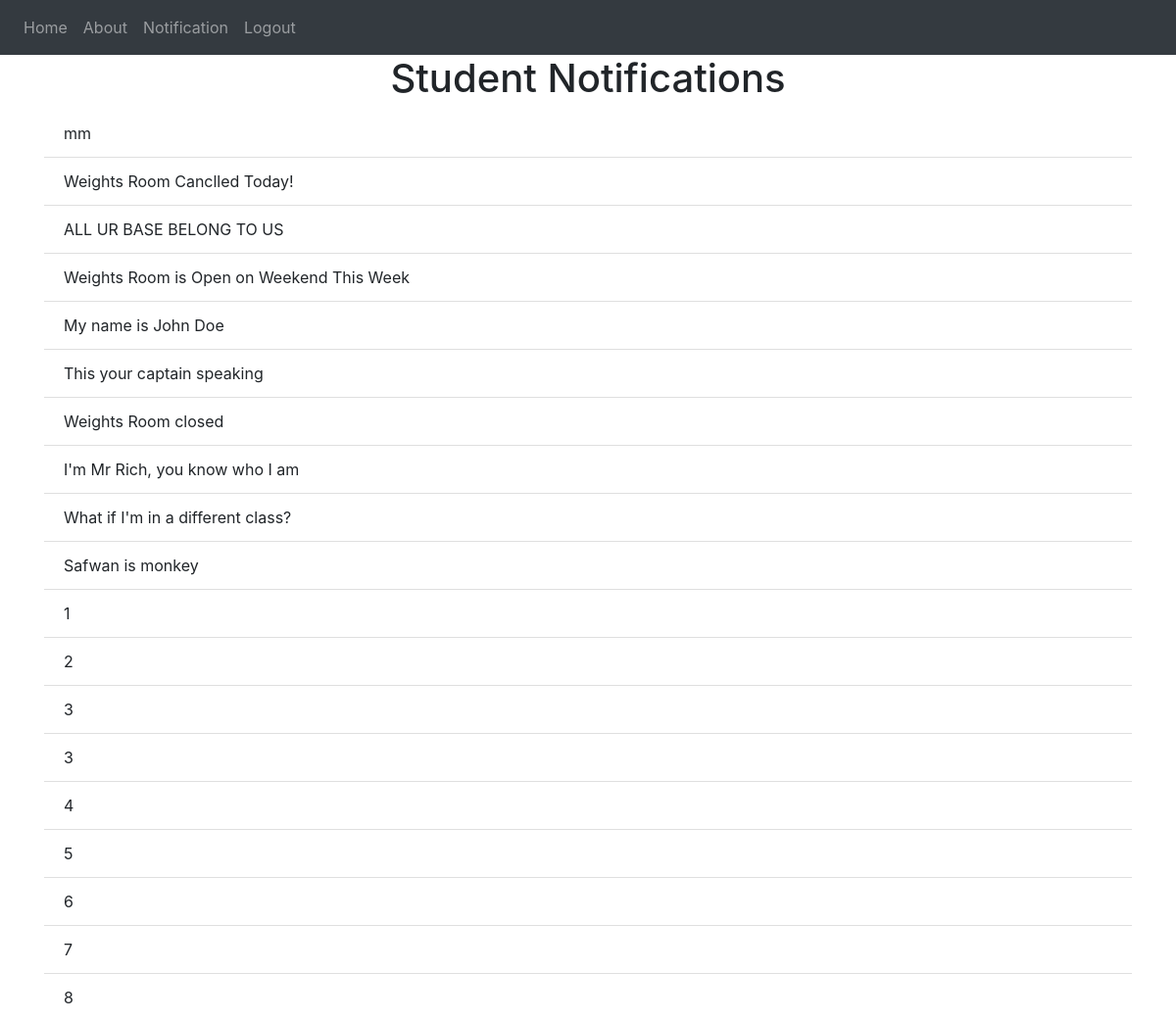
The app's page / (signed in) with its own data.
### website/models.py (models this page shows)
class Note(db.Model):
    id = db.Column(db.Integer, primary_key=True)
    data = db.Column(db.String(10000))
    date = db.Column(db.DateTime(timezone=True), default=func.now())
    user_id = db.Column(db.Integer, db.ForeignKey('user.id'))

### website/views.py (the view)
@views.route('/', methods=['GET', 'POST'])
@login_required
def home():
    if current_user.email == 'youshasafwan@gmail.com':
        if request.method == 'POST':
            note_content = request.form.get('note')
            if len(note_content) < 1:
                flash('Notification is too short!', category='error')
            else:
                if current_user.email == 'youshasafwan@gmail.com':
                    users = User.query.all()
                    for user in users:
                        new_note = Note(data=note_content, user_id=user.id)
                        db.session.add(new_note)
                else:
                    new_note = Note(data=note_content, user_id=current_user.id)
                    db.session.add(new_note)
                db.session.commit()
                flash('Notification added!', category='success')
        return render_template("home.html", user=current_user)
    else:
        return render_template("homeA.html", user=current_user)

### website/__init__.py (called while the page is built)
def create_app():
    app = Flask(__name__)
    app.config['SECRET_KEY'] = 'sussy'
    app.config['SQLALCHEMY_DATABASE_URI'] = f'sqlite:///{DB_NAME}'
    db.init_app(app)
    from .views import views
    from .auth import auth
    from .about import about
    from .notification import notification
    app.register_blueprint(views, url_prefix='/')
    app.register_blueprint(auth, url_prefix='/')
    app.register_blueprint(about, url_prefix='/')
    app.register_blueprint(notification, url_prefix='/')
    from .models import User, Note, Notification
    with app.app_context():
        db.create_all()
    login_manager = LoginManager()
    login_manager.login_view = 'auth.login'
    login_manager.init_app(app)
    @login_manager.user_loader
    def load_user(id):
        return User.query.get(int(id))
    return app

### website/templates/homeA.html
{% extends "base.html" %} {% block title %}Student Notifications{% endblock %} {% block content
    %}
    <h1 align="center">Student Notifications</h1>
    <ul class="list-group list-group-flush" id="notes">
      {% for note in user.notes %}
      <li class="list-group-item">
        {{ note.data }}
      </li>
      {% endfor %}
    </ul>
    {% endblock %}

### website/templates/base.html (shortened to what this page needs)
<!DOCTYPE html>
<html>
  <head>
    <link
      rel="stylesheet"
      href="https://stackpath.bootstrapcdn.com/bootstrap/4.4.1/css/bootstrap.min.css"
    />
    <link
      rel="stylesheet"
      href="https://stackpath.bootstrapcdn.com/font-awesome/4.7.0/css/font-awesome.min.css"
    />
  </head>
  <body>
    <nav class="navbar navbar-expand-lg navbar-dark bg-dark">
      <div class="collapse navbar-collapse" id="navbar">
        <div class="navbar-nav">
          {% if user.is_authenticated %}
          <a class="nav-item nav-link" id="home" href="/">Home</a>
          <a class="nav-item nav-link" id="about" href="/about">About</a>
          <a class="nav-item nav-link" id="notification" href="/notification">Notification</a>
          <a class="nav-item nav-link" id="logout" href="/logout">Logout</a>
          {% else %}
          <a class="nav-item nav-link" id="login" href="/login">Login</a>
          <a class="nav-item nav-link" id="about" href="/about">About</a>
          <a class="nav-item nav-link" id="signUp" href="/sign-up">Sign Up</a>
          {% endif %}
        </div>
      </div>
    </nav>
    <div class="container">{% block content %} {% endblock %}</div>
  </body>
</html>

### records on screen
Note: data "mm"
Note: data "Weights Room Canclled Today!"
Note: data "ALL UR BASE BELONG TO US"
Note: data "Weights Room is Open on Weekend This Week"
Note: data "My name is John Doe"
Note: data "This your captain speaking"
Note: data "Weights Room closed"
Note: data "I'm Mr Rich, you know who I am"
Note: data "What if I'm in a different class?"
Note: data "Safwan is monkey"
Note: data "1"
Note: data "2"
Note: data "3"
Note: data "3"
Note: data "4"
Note: data "5"
Note: data "6"
Note: data "7"
Note: data "8"
